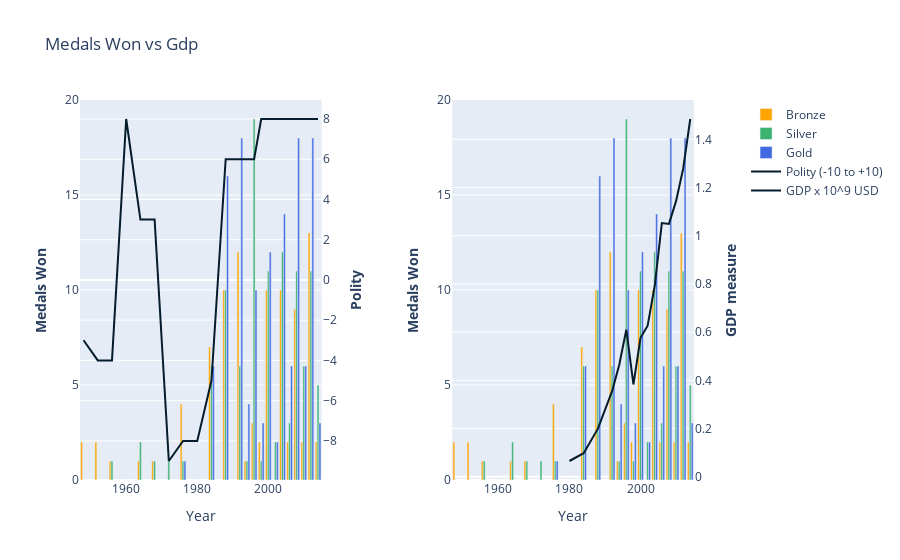
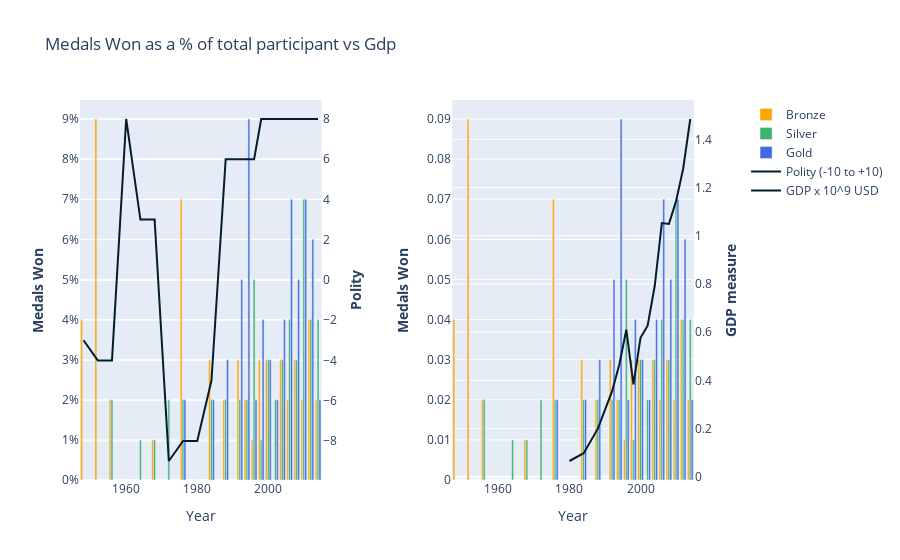
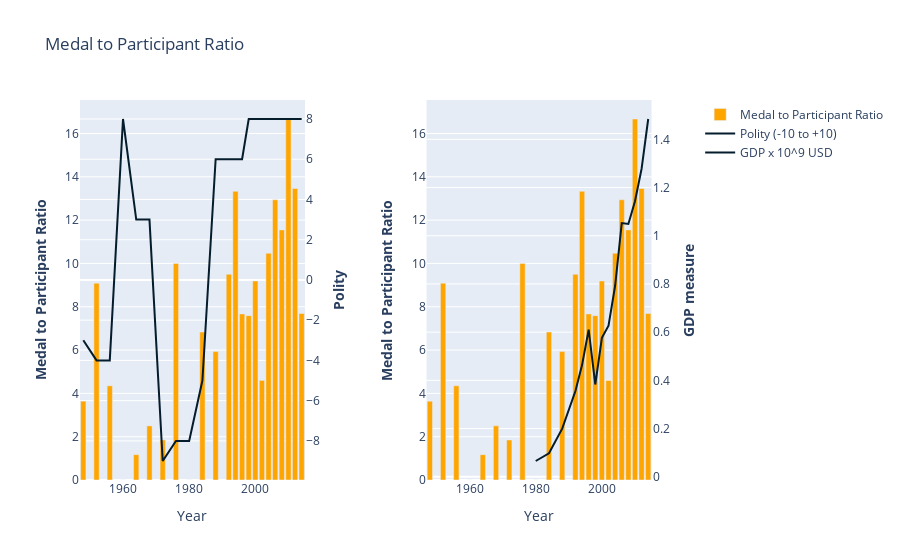
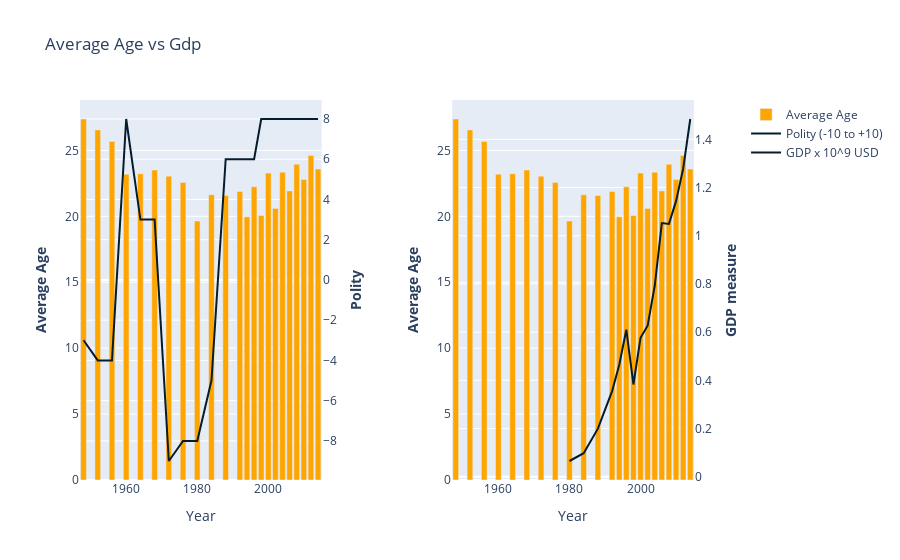

Notebook code cell kept with these figures, in order:
### Code cell
plot_graphs_for_country(final_df, polity_dff3, 'SOUTH KOREA', 1945, 2014, 'GDP')

### Figure 1 — Plotly figure (JSON) as saved in the notebook; plotly's stock layout.template omitted (floating-point values rounded to 4 significant figures)
{"data": [{"marker": {"color": "#ffa500"}, "name": "Bronze", "type": "bar", "x": [1948, 1952, 1956, 1960, 1964, 1968, 1972, 1976, 1980, 1984, 1988, 1992, 1994, 1996, 1998, 2000, 2002, 2004, 2006, 2008, 2010, 2012, 2014], "xaxis": "x", "y": [2, 2, 1, 0, 1, 1, 0, 4, 0, 7, 10, 12, 1, 3, 2, 10, 0, 10, 2, 9, 2, 13, 2], "yaxis": "y"}, {"marker": {"color": "#ffa500"}, "name": "Bronze", "showlegend": false, "type": "bar", "x": [1948, 1952, 1956, 1960, 1964, 1968, 1972, 1976, 1980, 1984, 1988, 1992, 1994, 1996, 1998, 2000, 2002, 2004, 2006, 2008, 2010, 2012, 2014], "xaxis": "x2", "y": [2, 2, 1, 0, 1, 1, 0, 4, 0, 7, 10, 12, 1, 3, 2, 10, 0, 10, 2, 9, 2, 13, 2], "yaxis": "y3"}, {"marker": {"color": "#3cb371"}, "name": "Silver", "type": "bar", "x": [1948, 1952, 1956, 1960, 1964, 1968, 1972, 1976, 1980, 1984, 1988, 1992, 1994, 1996, 1998, 2000, 2002, 2004, 2006, 2008, 2010, 2012, 2014], "xaxis": "x", "y": [0, 0, 1, 0, 2, 1, 1, 1, 0, 6, 10, 6, 1, 19, 1, 11, 2, 12, 3, 11, 6, 11, 5], "yaxis": "y"}, {"marker": {"color": "#3cb371"}, "name": "Silver", "showlegend": false, "type": "bar", "x": [1948, 1952, 1956, 1960, 1964, 1968, 1972, 1976, 1980, 1984, 1988, 1992, 1994, 1996, 1998, 2000, 2002, 2004, 2006, 2008, 2010, 2012, 2014], "xaxis": "x2", "y": [0, 0, 1, 0, 2, 1, 1, 1, 0, 6, 10, 6, 1, 19, 1, 11, 2, 12, 3, 11, 6, 11, 5], "yaxis": "y3"}, {"marker": {"color": "#4169e1"}, "name": "Gold", "type": "bar", "x": [1948, 1952, 1956, 1960, 1964, 1968, 1972, 1976, 1980, 1984, 1988, 1992, 1994, 1996, 1998, 2000, 2002, 2004, 2006, 2008, 2010, 2012, 2014], "xaxis": "x", "y": [0, 0, 0, 0, 0, 0, 0, 1, 0, 6, 16, 18, 4, 10, 3, 12, 2, 14, 6, 18, 6, 18, 3], "yaxis": "y"}, {"marker": {"color": "#4169e1"}, "name": "Gold", "showlegend": false, "type": "bar", "x": [1948, 1952, 1956, 1960, 1964, 1968, 1972, 1976, 1980, 1984, 1988, 1992, 1994, 1996, 1998, 2000, 2002, 2004, 2006, 2008, 2010, 2012, 2014], "xaxis": "x2", "y": [0, 0, 0, 0, 0, 0, 0, 1, 0, 6, 16, 18, 4, 10, 3, 12, 2, 14, 6, 18, 6, 18, 3], "yaxis": "y3"}, {"marker": {"color": "#051c2c"}, "name": "Polity (-10 to +10)", "type": "scatter", "x": [1948, 1952, 1956, 1960, 1964, 1968, 1972, 1976, 1980, 1984, 1988, 1992, 1994, 1996, 1998, 2000, 2002, 2004, 2006, 2008, 2010, 2012, 2014], "xaxis": "x", "y": [-3, -4, -4, 8, 3, 3, -9, -8, -8, -5, 6, 6, 6, 6, 8, 8, 8, 8, 8, 8, 8, 8, 8], "yaxis": "y2"}, {"marker": {"color": "#051c2c"}, "name": "GDP x 10^9 USD", "type": "scatter", "x": [1948, 1952, 1956, 1960, 1964, 1968, 1972, 1976, 1980, 1984, 1988, 1992, 1994, 1996, 1998, 2000, 2002, 2004, 2006, 2008, 2010, 2012, 2014], "xaxis": "x2", "y": [null, null, null, null, null, null, null, null, 0.06537, 0.09751, 0.1996, 0.3555, 0.4634, 0.6102, 0.3829, 0.5765, 0.627, 0.7925, 1.053, 1.049, 1.144, 1.278, 1.484], "yaxis": "y4"}], "layout": {"title": {"text": "Medals Won vs Gdp"}, "xaxis": {"anchor": "y", "domain": [0, 0.37], "title": {"text": "Year"}}, "xaxis2": {"anchor": "y3", "domain": [0.57, 0.94], "title": {"text": "Year"}}, "yaxis": {"anchor": "x", "domain": [0, 1], "title": {"text": "<b>Medals Won</b>"}}, "yaxis2": {"anchor": "x", "overlaying": "y", "side": "right", "title": {"text": "<b>Polity</b>"}}, "yaxis3": {"anchor": "x2", "domain": [0, 1], "title": {"text": "<b>Medals Won</b>"}}, "yaxis4": {"anchor": "x2", "overlaying": "y3", "side": "right", "title": {"text": "<b>GDP measure</b>"}}}}

### Figure 2 — Plotly figure (JSON) as saved in the notebook; plotly's stock layout.template omitted (floating-point values rounded to 4 significant figures)
{"data": [{"marker": {"color": "#ffa500"}, "name": "Bronze", "type": "bar", "x": [1948, 1952, 1956, 1960, 1964, 1968, 1972, 1976, 1980, 1984, 1988, 1992, 1994, 1996, 1998, 2000, 2002, 2004, 2006, 2008, 2010, 2012, 2014], "xaxis": "x", "y": [0.04, 0.09, 0.02, 0, 0, 0.01, 0, 0.07, 0, 0.03, 0.02, 0.03, 0.02, 0.01, 0.03, 0.03, 0, 0.03, 0.02, 0.03, 0.02, 0.04, 0.02], "yaxis": "y"}, {"marker": {"color": "#ffa500"}, "name": "Bronze", "showlegend": false, "type": "bar", "x": [1948, 1952, 1956, 1960, 1964, 1968, 1972, 1976, 1980, 1984, 1988, 1992, 1994, 1996, 1998, 2000, 2002, 2004, 2006, 2008, 2010, 2012, 2014], "xaxis": "x2", "y": [0.04, 0.09, 0.02, 0, 0, 0.01, 0, 0.07, 0, 0.03, 0.02, 0.03, 0.02, 0.01, 0.03, 0.03, 0, 0.03, 0.02, 0.03, 0.02, 0.04, 0.02], "yaxis": "y3"}, {"marker": {"color": "#3cb371"}, "name": "Silver", "type": "bar", "x": [1948, 1952, 1956, 1960, 1964, 1968, 1972, 1976, 1980, 1984, 1988, 1992, 1994, 1996, 1998, 2000, 2002, 2004, 2006, 2008, 2010, 2012, 2014], "xaxis": "x", "y": [0, 0, 0.02, 0, 0.01, 0.01, 0.02, 0.02, 0, 0.02, 0.02, 0.02, 0.02, 0.05, 0.01, 0.03, 0.02, 0.03, 0.04, 0.03, 0.07, 0.04, 0.04], "yaxis": "y"}, {"marker": {"color": "#3cb371"}, "name": "Silver", "showlegend": false, "type": "bar", "x": [1948, 1952, 1956, 1960, 1964, 1968, 1972, 1976, 1980, 1984, 1988, 1992, 1994, 1996, 1998, 2000, 2002, 2004, 2006, 2008, 2010, 2012, 2014], "xaxis": "x2", "y": [0, 0, 0.02, 0, 0.01, 0.01, 0.02, 0.02, 0, 0.02, 0.02, 0.02, 0.02, 0.05, 0.01, 0.03, 0.02, 0.03, 0.04, 0.03, 0.07, 0.04, 0.04], "yaxis": "y3"}, {"marker": {"color": "#4169e1"}, "name": "Gold", "type": "bar", "x": [1948, 1952, 1956, 1960, 1964, 1968, 1972, 1976, 1980, 1984, 1988, 1992, 1994, 1996, 1998, 2000, 2002, 2004, 2006, 2008, 2010, 2012, 2014], "xaxis": "x", "y": [0, 0, 0, 0, 0, 0, 0, 0.02, 0, 0.02, 0.03, 0.05, 0.09, 0.02, 0.04, 0.03, 0.02, 0.04, 0.07, 0.05, 0.07, 0.06, 0.02], "yaxis": "y"}, {"marker": {"color": "#4169e1"}, "name": "Gold", "showlegend": false, "type": "bar", "x": [1948, 1952, 1956, 1960, 1964, 1968, 1972, 1976, 1980, 1984, 1988, 1992, 1994, 1996, 1998, 2000, 2002, 2004, 2006, 2008, 2010, 2012, 2014], "xaxis": "x2", "y": [0, 0, 0, 0, 0, 0, 0, 0.02, 0, 0.02, 0.03, 0.05, 0.09, 0.02, 0.04, 0.03, 0.02, 0.04, 0.07, 0.05, 0.07, 0.06, 0.02], "yaxis": "y3"}, {"marker": {"color": "#051c2c"}, "name": "Polity (-10 to +10)", "type": "scatter", "x": [1948, 1952, 1956, 1960, 1964, 1968, 1972, 1976, 1980, 1984, 1988, 1992, 1994, 1996, 1998, 2000, 2002, 2004, 2006, 2008, 2010, 2012, 2014], "xaxis": "x", "y": [-3, -4, -4, 8, 3, 3, -9, -8, -8, -5, 6, 6, 6, 6, 8, 8, 8, 8, 8, 8, 8, 8, 8], "yaxis": "y2"}, {"marker": {"color": "#051c2c"}, "name": "GDP x 10^9 USD", "type": "scatter", "x": [1948, 1952, 1956, 1960, 1964, 1968, 1972, 1976, 1980, 1984, 1988, 1992, 1994, 1996, 1998, 2000, 2002, 2004, 2006, 2008, 2010, 2012, 2014], "xaxis": "x2", "y": [null, null, null, null, null, null, null, null, 0.06537, 0.09751, 0.1996, 0.3555, 0.4634, 0.6102, 0.3829, 0.5765, 0.627, 0.7925, 1.053, 1.049, 1.144, 1.278, 1.484], "yaxis": "y4"}], "layout": {"title": {"text": "Medals Won as a % of total participant vs Gdp"}, "xaxis": {"anchor": "y", "domain": [0, 0.37], "title": {"text": "Year"}}, "xaxis2": {"anchor": "y3", "domain": [0.57, 0.94], "title": {"text": "Year"}}, "yaxis": {"anchor": "x", "domain": [0, 1], "tickformat": ",.0%", "title": {"text": "<b>Medals Won</b>"}}, "yaxis2": {"anchor": "x", "overlaying": "y", "side": "right", "title": {"text": "<b>Polity</b>"}}, "yaxis3": {"anchor": "x2", "domain": [0, 1], "title": {"text": "<b>Medals Won</b>"}}, "yaxis4": {"anchor": "x2", "overlaying": "y3", "side": "right", "title": {"text": "<b>GDP measure</b>"}}}}

### Figure 3 — Plotly figure (JSON) as saved in the notebook; plotly's stock layout.template omitted (floating-point values rounded to 4 significant figures)
{"data": [{"marker": {"color": "#ffa500"}, "name": "Medal to Participant Ratio", "type": "bar", "x": [1948, 1952, 1956, 1960, 1964, 1968, 1972, 1976, 1980, 1984, 1988, 1992, 1994, 1996, 1998, 2000, 2002, 2004, 2006, 2008, 2010, 2012, 2014], "xaxis": "x", "y": [3.64, 9.09, 4.35, 0, 1.17, 2.5, 1.85, 10, 0, 6.83, 5.93, 9.5, 13.33, 7.67, 7.59, 9.19, 4.6, 10.47, 12.94, 11.55, 16.67, 13.46, 7.69], "yaxis": "y"}, {"marker": {"color": "#ffa500"}, "name": "Medal to Participant Ratio", "showlegend": false, "type": "bar", "x": [1948, 1952, 1956, 1960, 1964, 1968, 1972, 1976, 1980, 1984, 1988, 1992, 1994, 1996, 1998, 2000, 2002, 2004, 2006, 2008, 2010, 2012, 2014], "xaxis": "x2", "y": [3.64, 9.09, 4.35, 0, 1.17, 2.5, 1.85, 10, 0, 6.83, 5.93, 9.5, 13.33, 7.67, 7.59, 9.19, 4.6, 10.47, 12.94, 11.55, 16.67, 13.46, 7.69], "yaxis": "y3"}, {"marker": {"color": "#051c2c"}, "name": "Polity (-10 to +10)", "type": "scatter", "x": [1948, 1952, 1956, 1960, 1964, 1968, 1972, 1976, 1980, 1984, 1988, 1992, 1994, 1996, 1998, 2000, 2002, 2004, 2006, 2008, 2010, 2012, 2014], "xaxis": "x", "y": [-3, -4, -4, 8, 3, 3, -9, -8, -8, -5, 6, 6, 6, 6, 8, 8, 8, 8, 8, 8, 8, 8, 8], "yaxis": "y2"}, {"marker": {"color": "#051c2c"}, "name": "GDP x 10^9 USD", "type": "scatter", "x": [1948, 1952, 1956, 1960, 1964, 1968, 1972, 1976, 1980, 1984, 1988, 1992, 1994, 1996, 1998, 2000, 2002, 2004, 2006, 2008, 2010, 2012, 2014], "xaxis": "x2", "y": [null, null, null, null, null, null, null, null, 0.06537, 0.09751, 0.1996, 0.3555, 0.4634, 0.6102, 0.3829, 0.5765, 0.627, 0.7925, 1.053, 1.049, 1.144, 1.278, 1.484], "yaxis": "y4"}], "layout": {"title": {"text": "Medal to Participant Ratio"}, "xaxis": {"anchor": "y", "domain": [0, 0.37], "title": {"text": "Year"}}, "xaxis2": {"anchor": "y3", "domain": [0.57, 0.94], "title": {"text": "Year"}}, "yaxis": {"anchor": "x", "domain": [0, 1], "title": {"text": "<b>Medal to Participant Ratio</b>"}}, "yaxis2": {"anchor": "x", "overlaying": "y", "side": "right", "title": {"text": "<b>Polity</b>"}}, "yaxis3": {"anchor": "x2", "domain": [0, 1], "title": {"text": "<b>Medal to Participant Ratio</b>"}}, "yaxis4": {"anchor": "x2", "overlaying": "y3", "side": "right", "title": {"text": "<b>GDP measure</b>"}}}}

### Figure 4 — Plotly figure (JSON) as saved in the notebook; plotly's stock layout.template omitted (floating-point values rounded to 4 significant figures)
{"data": [{"marker": {"color": "#ffa500"}, "name": "Average Age", "type": "bar", "x": [1948, 1952, 1956, 1960, 1964, 1968, 1972, 1976, 1980, 1984, 1988, 1992, 1994, 1996, 1998, 2000, 2002, 2004, 2006, 2008, 2010, 2012, 2014], "xaxis": "x", "y": [27.38, 26.56, 25.67, 23.2, 23.23, 23.52, 23.05, 22.57, 19.64, 21.64, 21.58, 21.88, 19.96, 22.24, 20.06, 23.28, 20.6, 23.35, 21.93, 23.95, 22.79, 24.61, 23.58], "yaxis": "y"}, {"marker": {"color": "#ffa500"}, "name": "Average Age", "showlegend": false, "type": "bar", "x": [1948, 1952, 1956, 1960, 1964, 1968, 1972, 1976, 1980, 1984, 1988, 1992, 1994, 1996, 1998, 2000, 2002, 2004, 2006, 2008, 2010, 2012, 2014], "xaxis": "x2", "y": [27.38, 26.56, 25.67, 23.2, 23.23, 23.52, 23.05, 22.57, 19.64, 21.64, 21.58, 21.88, 19.96, 22.24, 20.06, 23.28, 20.6, 23.35, 21.93, 23.95, 22.79, 24.61, 23.58], "yaxis": "y3"}, {"marker": {"color": "#051c2c"}, "name": "Polity (-10 to +10)", "type": "scatter", "x": [1948, 1952, 1956, 1960, 1964, 1968, 1972, 1976, 1980, 1984, 1988, 1992, 1994, 1996, 1998, 2000, 2002, 2004, 2006, 2008, 2010, 2012, 2014], "xaxis": "x", "y": [-3, -4, -4, 8, 3, 3, -9, -8, -8, -5, 6, 6, 6, 6, 8, 8, 8, 8, 8, 8, 8, 8, 8], "yaxis": "y2"}, {"marker": {"color": "#051c2c"}, "name": "GDP x 10^9 USD", "type": "scatter", "x": [1948, 1952, 1956, 1960, 1964, 1968, 1972, 1976, 1980, 1984, 1988, 1992, 1994, 1996, 1998, 2000, 2002, 2004, 2006, 2008, 2010, 2012, 2014], "xaxis": "x2", "y": [null, null, null, null, null, null, null, null, 0.06537, 0.09751, 0.1996, 0.3555, 0.4634, 0.6102, 0.3829, 0.5765, 0.627, 0.7925, 1.053, 1.049, 1.144, 1.278, 1.484], "yaxis": "y4"}], "layout": {"title": {"text": "Average Age vs Gdp"}, "xaxis": {"anchor": "y", "domain": [0, 0.37], "title": {"text": "Year"}}, "xaxis2": {"anchor": "y3", "domain": [0.57, 0.94], "title": {"text": "Year"}}, "yaxis": {"anchor": "x", "domain": [0, 1], "title": {"text": "<b>Average Age</b>"}}, "yaxis2": {"anchor": "x", "overlaying": "y", "side": "right", "title": {"text": "<b>Polity</b>"}}, "yaxis3": {"anchor": "x2", "domain": [0, 1], "title": {"text": "<b>Average Age</b>"}}, "yaxis4": {"anchor": "x2", "overlaying": "y3", "side": "right", "title": {"text": "<b>GDP measure</b>"}}}}
